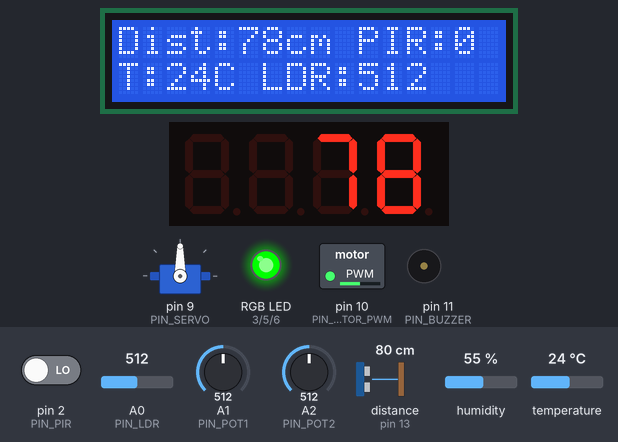
Simulated run of this sketch. Board: Arduino Uno, built with avr-gcc and run on an emulated ATmega328P. Parts: 16×2 character LCD, 4-digit seven-segment display, servo, switched loads named in the sketch (green lamp = pin HIGH), an RGB LED mixed from three pins (HIGH = lit), buzzer (waves = sounding). Wiring (inferred from the names in the program): ultrasonic range finder: trigger pin 12; echo pin 13. Inputs (shaded band) come from the test bench; at power-on: distance to the obstacle (sensor on pin 13) 80 cm, A1 (PIN_POT1) = 512, A2 (PIN_POT2) = 512, pin 2 (PIN_PIR) LOW, A0 (PIN_LDR) = 512, humidity 55 %, temperature 24 °C. The echo pulse lasts 58.3 µs per cm; pins used as bus, display or sensor lines are not drawn; what the sketch prints to the serial monitor is not drawn.

Above: at 2.3 s.
2.4 s: distance to the obstacle (sensor on pin 13) set to 32 cm
At 3.6 s:
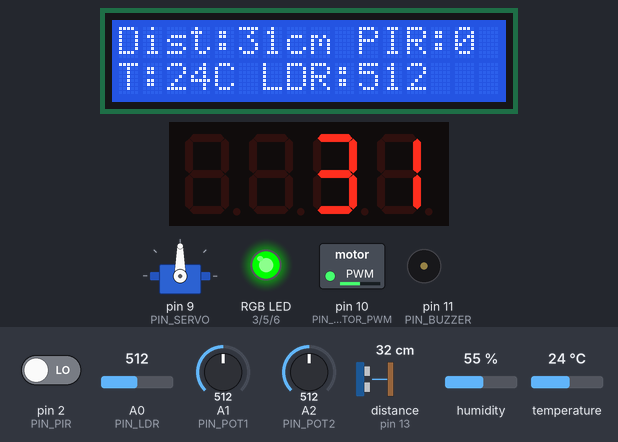
4.2 s: distance to the obstacle (sensor on pin 13) set to 28 cm
At 4.8 s:
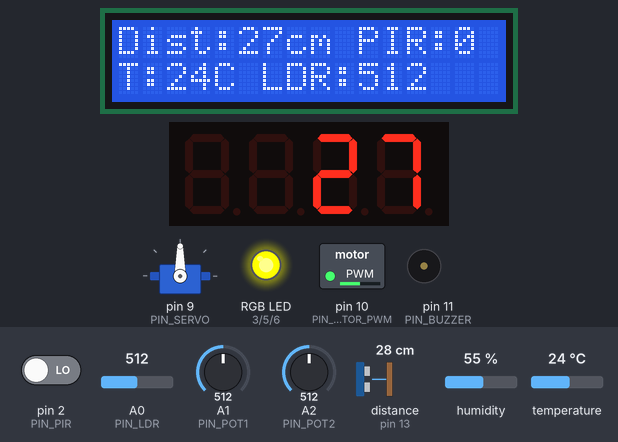
5.8 s: distance to the obstacle (sensor on pin 13) set to 17 cm
At 7.0 s:
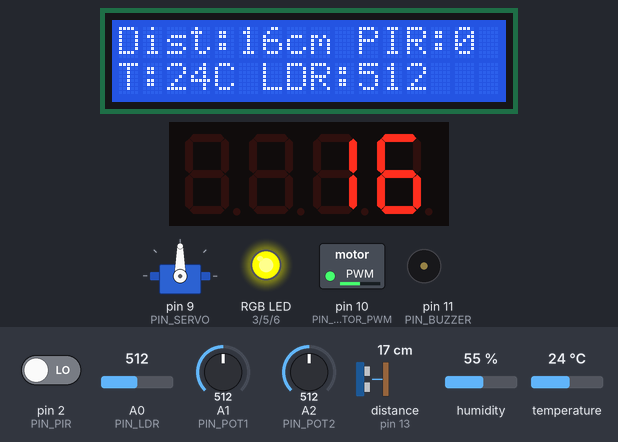
7.3 s: distance to the obstacle (sensor on pin 13) set to 13 cm
At 7.61 s:
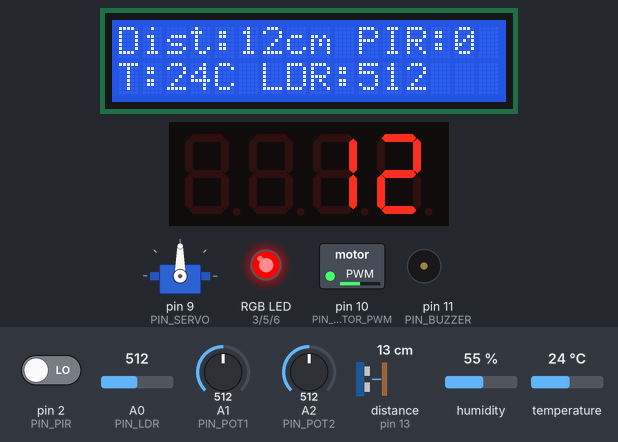
9.3 s: A1 (PIN_POT1) set to 716
At 9.79 s:
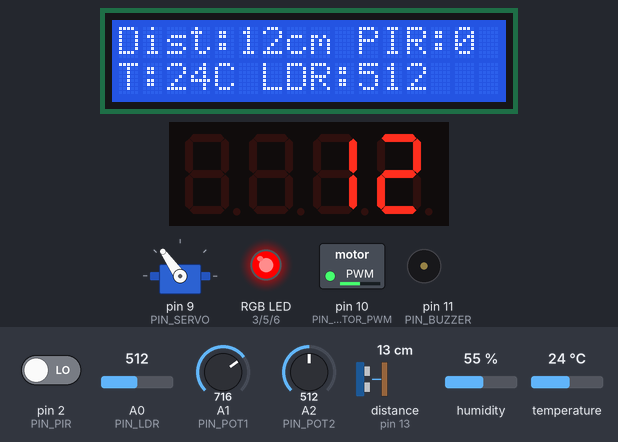
11.4 s: A2 (PIN_POT2) set to 716
At 11.98 s:
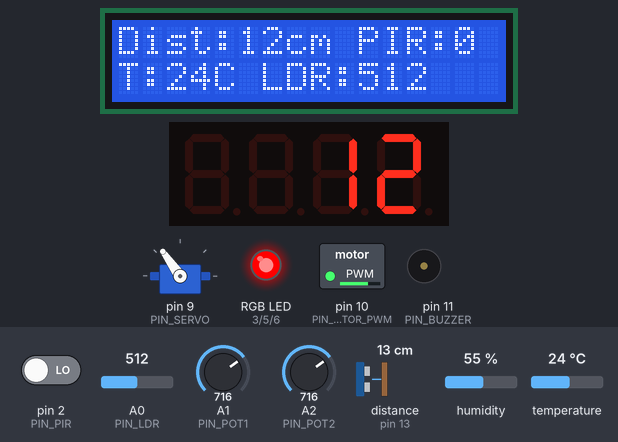
Timing chart, 0 to 14.3 s (numbered marks = the images above; inputs shaded):
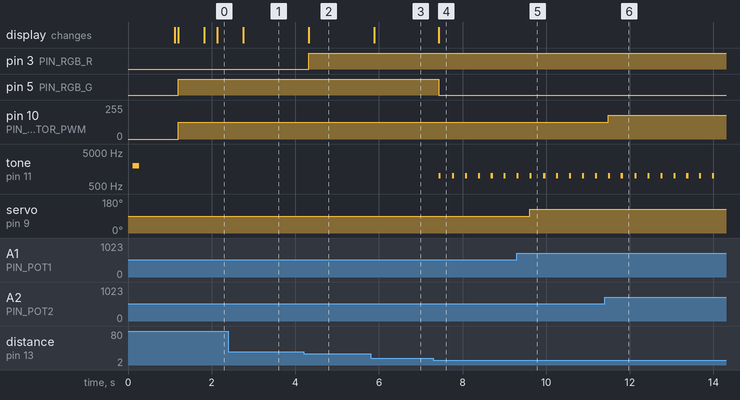

Measured:
- the behaviour switches between 31 and 30 cm on distance to the obstacle (sensor on pin 13) (found by bisection; images 1 and 2)
- the behaviour switches between 16 and 15 cm on distance to the obstacle (sensor on pin 13) (found by bisection; images 3 and 4)
- after the input at 2.4 s, the display: changes after 0.36 s (image 1)
- after the input at 4.2 s, pin 3 (PIN_RGB_R): LOW → HIGH after 0.12 s; the display: changes after 0.13 s (image 2)
- after the input at 5.8 s, the display: changes after 0.09 s (image 3)
- after the input at 7.3 s, pin 5 (PIN_RGB_G): HIGH → LOW after 0.13 s; tone on pin 11 (PIN_BUZZER): alternates 1000 Hz for 0.05 s and silent for 0.26 s, starting after 0.13 s; the display: changes after 0.13 s (image 4)
- after the input at 9.3 s, servo on pin 9 (PIN_SERVO): 90° → 125° after 0.30 s
- after the input at 11.4 s, pin 10 (PIN_MOTOR_PWM): 127/255 → 178/255 after 0.08 s

The sketch:

Test_All_Modules.ino
```cpp
/*
  TRAINER 7 (KOPER BESAR) - COMPREHENSIVE SELF-TEST SKETCH
  Pengembang: Dzakwan & Wafian
  Board: Arduino Uno R3 / Arduino Nano (ATmega328P)

  Fungsi Sketch:
  Menguji seluruh modul periferal pada Trainer 7:
  - LCD 16x2 I2C
  - 4-Digit 7-Segment (TM1637)
  - Sensor Ultrasonik HC-SR04
  - Sensor Suhu & Kelembaban DHT11
  - Sensor LDR & Potensiometer 1 & 2
  - Sensor Gerak PIR
  - Push Button Array
  - Motor Servo SG90
  - Driver Motor DC L293D
  - LED Array 8-bit & LED RGB
  - Active Buzzer
*/

#include <Wire.h>
#include <LiquidCrystal_I2C.h>
#include <Servo.h>
#include <DHT.h>
#include <TM1637Display.h>

// ================= PIN DEFINITIONS =================
#define PIN_PIR        2
#define PIN_RGB_R      3
#define PIN_DHT        4
#define PIN_RGB_G      5
#define PIN_RGB_B      6
#define PIN_SEG_CLK    7
#define PIN_SEG_DIO    8
#define PIN_SERVO      9
#define PIN_MOTOR_PWM  10
#define PIN_BUZZER     11
#define PIN_ULTRA_TRIG 12
#define PIN_ULTRA_ECHO 13

#define PIN_LDR        A0
#define PIN_POT1       A1
#define PIN_POT2       A2
#define PIN_BTN1       A3

#define DHTTYPE        DHT11

// ================= OBJECT INSTANCES =================
LiquidCrystal_I2C lcd(0x27, 16, 2);
TM1637Display display(PIN_SEG_CLK, PIN_SEG_DIO);
DHT dht(PIN_DHT, DHTTYPE);
Servo myServo;

void setup() {
  Serial.begin(9600);
  Serial.println(F("=== TRAINER 7: SYSTEM INITIALIZING ==="));

  // Inisialisasi Pin Mode
  pinMode(PIN_PIR, INPUT);
  pinMode(PIN_RGB_R, OUTPUT);
  pinMode(PIN_RGB_G, OUTPUT);
  pinMode(PIN_RGB_B, OUTPUT);
  pinMode(PIN_MOTOR_PWM, OUTPUT);
  pinMode(PIN_BUZZER, OUTPUT);
  pinMode(PIN_ULTRA_TRIG, OUTPUT);
  pinMode(PIN_ULTRA_ECHO, INPUT);
  pinMode(PIN_BTN1, INPUT_PULLUP);

  // Inisialisasi Modul
  lcd.init();
  lcd.backlight();
  lcd.setCursor(0, 0);
  lcd.print("TRAINER 7 READY");
  lcd.setCursor(0, 1);
  lcd.print("DZAKWAN & WAFIAN");

  display.setBrightness(0x0f);
  display.showNumberDec(1234, false);

  dht.begin();
  myServo.attach(PIN_SERVO);
  myServo.write(90); // Posisi tengah

  // Beep start
  tone(PIN_BUZZER, 2000, 150);
  delay(1000);
  lcd.clear();
}

void loop() {
  // 1. Baca Sensor Ultrasonik
  digitalWrite(PIN_ULTRA_TRIG, LOW);
  delayMicroseconds(2);
  digitalWrite(PIN_ULTRA_TRIG, HIGH);
  delayMicroseconds(10);
  digitalWrite(PIN_ULTRA_TRIG, LOW);
  long duration = pulseIn(PIN_ULTRA_ECHO, HIGH, 30000);
  int distanceCm = (duration > 0) ? (duration * 0.034 / 2) : 999;

  // 2. Baca Sensor Lingkungan (DHT & LDR)
  float temp = dht.readTemperature();
  int ldrVal = analogRead(PIN_LDR);
  int pot1Val = analogRead(PIN_POT1);
  int pot2Val = analogRead(PIN_POT2);
  bool pirState = digitalRead(PIN_PIR);

  // 3. Tampilkan Data ke LCD 16x2
  lcd.setCursor(0, 0);
  lcd.print("Dist:");
  lcd.print(distanceCm);
  lcd.print("cm ");
  lcd.print("PIR:");
  lcd.print(pirState ? "1" : "0");

  lcd.setCursor(0, 1);
  lcd.print("T:");
  if (isnan(temp)) lcd.print("--");
  else lcd.print((int)temp);
  lcd.print("C LDR:");
  lcd.print(ldrVal);
  lcd.print("  ");

  // 4. Tampilkan Jarak ke 4-Digit 7-Segment
  display.showNumberDec(distanceCm, false);

  // 5. Kontrol Servo berdasarkan Potensiometer 1
  int servoAngle = map(pot1Val, 0, 1023, 0, 180);
  myServo.write(servoAngle);

  // 6. Kontrol Kecepatan Motor DC berdasarkan Potensiometer 2
  int motorSpeed = map(pot2Val, 0, 1023, 0, 255);
  analogWrite(PIN_MOTOR_PWM, motorSpeed);

  // 7. Visualisasi LED RGB
  if (distanceCm < 15) {
    // Merah jika terlalu dekat
    digitalWrite(PIN_RGB_R, HIGH);
    digitalWrite(PIN_RGB_G, LOW);
    digitalWrite(PIN_RGB_B, LOW);
    tone(PIN_BUZZER, 1000, 50); // Beep peringatan
  } else if (distanceCm < 30) {
    // Kuning jika sedang
    digitalWrite(PIN_RGB_R, HIGH);
    digitalWrite(PIN_RGB_G, HIGH);
    digitalWrite(PIN_RGB_B, LOW);
  } else {
    // Hijau jika aman
    digitalWrite(PIN_RGB_R, LOW);
    digitalWrite(PIN_RGB_G, HIGH);
    digitalWrite(PIN_RGB_B, LOW);
  }

  // 8. Serial Monitor Logging
  Serial.print(F("Dist: ")); Serial.print(distanceCm);
  Serial.print(F("cm | PIR: ")); Serial.print(pirState);
  Serial.print(F(" | Temp: ")); Serial.print(temp);
  Serial.print(F(" | LDR: ")); Serial.print(ldrVal);
  Serial.print(F(" | Pot1: ")); Serial.print(pot1Val);
  Serial.print(F(" | Servo: ")); Serial.print(servoAngle);
  Serial.println();

  delay(250);
}
```
